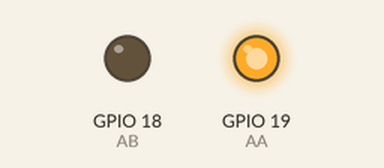
Simulated run of this sketch. Board: ESP32. Parts: output pins drawn as LEDs (lit = HIGH).

Above: at 1.2 s.
At 6.2 s:
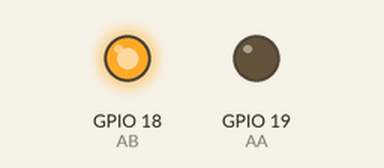
At 8.7 s:
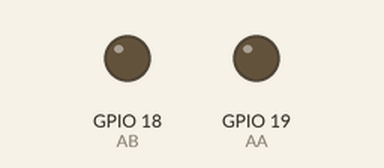
Timing chart, 0 to 13.0 s (numbered marks = the images above):
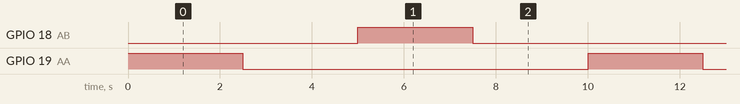

The sketch:

Actuator_Control_Test.ino
```cpp
#define AB 18
#define AA 19

void setup()
{
  pinMode(AA, OUTPUT);
  pinMode(AB, OUTPUT);
}

void loop()
{
  digitalWrite(AA, HIGH);
  digitalWrite(AB, LOW);
  delay(2500);
  digitalWrite(AA, LOW);
  digitalWrite(AB, LOW);
  delay(2500);
  digitalWrite(AA, LOW);
  digitalWrite(AB, HIGH);
  delay(2500);
  digitalWrite(AA, LOW);
  digitalWrite(AB, LOW);
  delay(2500);
}
```

Measured:
- by itself, GPIO 18 (AB), GPIO 19 (AA): alternates HIGH for 2.5 s and LOW for 7.5 s
- by itself, everything shown: repeats every 10.0 s, in 4 steps
